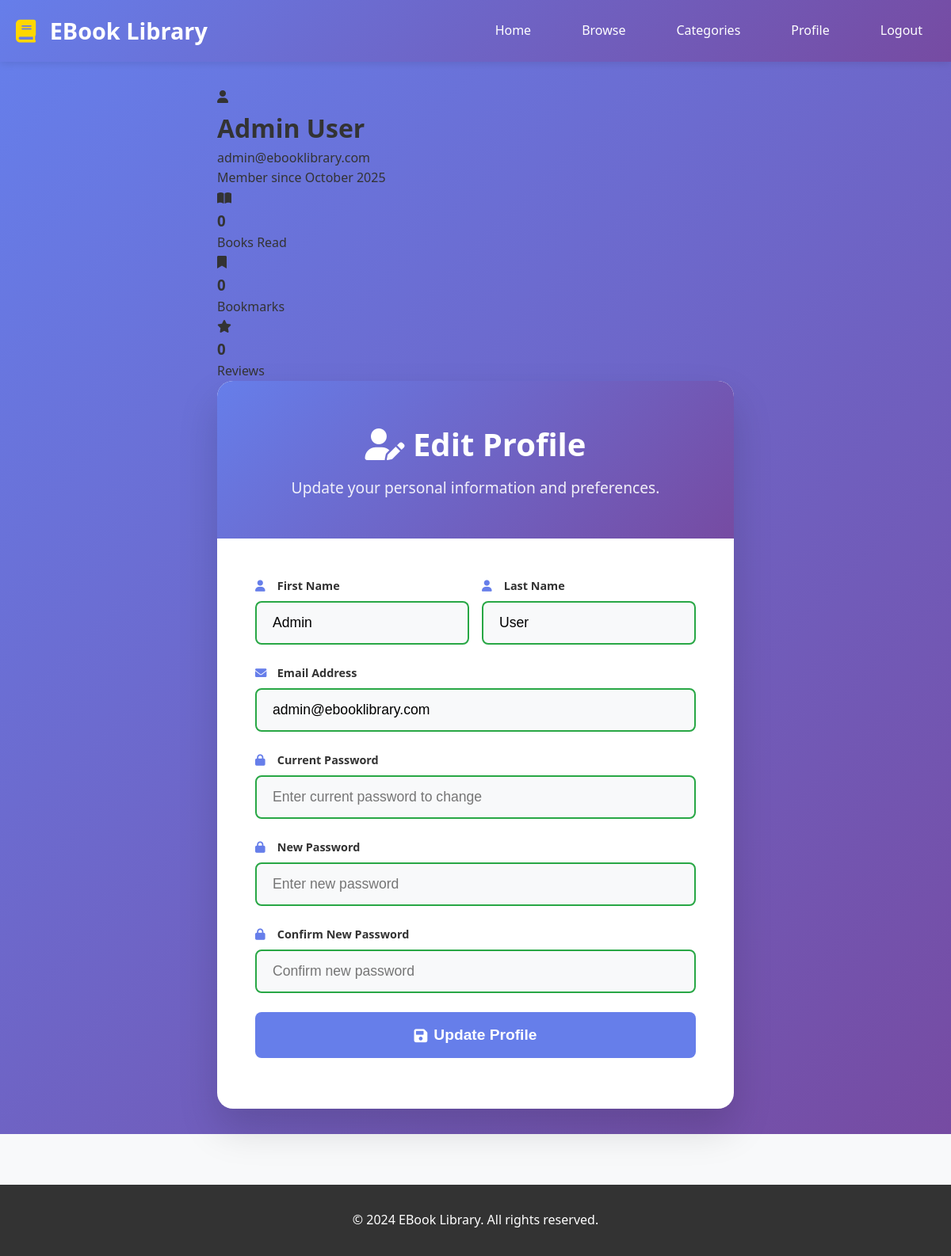
The app's page /profile.php (signed in) with its own data.
### tables this page shows
CREATE TABLE users (
    id INT AUTO_INCREMENT PRIMARY KEY,
    username VARCHAR(50) UNIQUE NOT NULL,
    email VARCHAR(100) UNIQUE NOT NULL,
    password_hash VARCHAR(255) NOT NULL,
    first_name VARCHAR(50) NOT NULL,
    last_name VARCHAR(50) NOT NULL,
    role ENUM('user', 'admin') DEFAULT 'user',
    created_at TIMESTAMP DEFAULT CURRENT_TIMESTAMP,
    updated_at TIMESTAMP DEFAULT CURRENT_TIMESTAMP ON UPDATE CURRENT_TIMESTAMP
);

### config/database.php (called while the page is built, shortened)
<?php
class Database {
    private $connection;
    private function connect() {
        try {
            $this->connection = new PDO(
                "mysql:host=" . DB_HOST . ";dbname=" . DB_NAME . ";charset=utf8mb4",
                DB_USER,
                DB_PASS,
                [
                    PDO::ATTR_ERRMODE => PDO::ERRMODE_EXCEPTION,
                    PDO::ATTR_DEFAULT_FETCH_MODE => PDO::FETCH_ASSOC,
                    PDO::ATTR_EMULATE_PREPARES => false
                ]
            );
        } catch (PDOException $e) {
            die("Connection failed: " . $e->getMessage());
        }
    }
    public function query($sql, $params = []) {
        $stmt = $this->connection->prepare($sql);
        $stmt->execute($params);
        return $stmt;
    }
    public function fetch($sql, $params = []) {
        $stmt = $this->query($sql, $params);
        return $stmt->fetch();
    }
}
?>

### profile.php (the view, shortened to what this page needs)
<?php
require_once 'config/database.php';
$db = new Database();
$user_id = $_SESSION['user_id'];
$user = $db->fetch("SELECT * FROM users WHERE id = ?", [$user_id]);
$stats = $db->fetch("
    SELECT
        COUNT(DISTINCT rp.book_id) as books_read,
        COUNT(DISTINCT bm.book_id) as books_bookmarked,
        COUNT(DISTINCT r.book_id) as books_reviewed
    FROM users u
    LEFT JOIN reading_progress rp ON u.id = rp.user_id
    LEFT JOIN bookmarks bm ON u.id = bm.user_id
    LEFT JOIN reviews r ON u.id = r.user_id
    WHERE u.id = ?
", [$user_id]);
?>
<!DOCTYPE html>
<html lang="en">
<head>
    <link rel="stylesheet" href="assets/css/style.css">
    <link rel="stylesheet" href="assets/css/auth.css">
    <link href="https://cdnjs.cloudflare.com/ajax/libs/font-awesome/6.0.0/css/all.min.css" rel="stylesheet">
</head>
<body>
    <header class="header">
        <nav class="navbar">
            <div class="nav-container">
                <div class="nav-logo">
                    <h2><i class="fas fa-book"></i> EBook Library</h2>
                </div>
                <div class="nav-menu">
                    <a href="index.php" class="nav-link">Home</a>
                    <a href="browse.php" class="nav-link">Browse</a>
                    <a href="categories.php" class="nav-link">Categories</a>
                    <a href="profile.php" class="nav-link active">Profile</a>
                    <a href="logout.php" class="nav-link">Logout</a>
                </div>
            </div>
        </nav>
    </header>
    <main class="auth-main">
        <div class="container">
            <div class="profile-container">
                <div class="profile-header">
                    <div class="profile-avatar">
                        <i class="fas fa-user"></i>
                    </div>
                    <div class="profile-info">
                        <h1><?php echo htmlspecialchars($user['first_name'] . ' ' . $user['last_name']); ?></h1>
                        <p><?php echo htmlspecialchars($user['email']); ?></p>
                        <span class="member-since">Member since <?php echo date('F Y', strtotime($user['created_at'])); ?></span>
                    </div>
                </div>
                <div class="stats-grid">
                    <div class="stat-card">
                        <div class="stat-icon">
                            <i class="fas fa-book-open"></i>
                        </div>
                        <div class="stat-content">
                            <h3><?php echo intval($stats['books_read']); ?></h3>
                            <p>Books Read</p>
                        </div>
                    </div>
                    <div class="stat-card">
                        <div class="stat-icon">
                            <i class="fas fa-bookmark"></i>
                        </div>
                        <div class="stat-content">
                            <h3><?php echo intval($stats['books_bookmarked']); ?></h3>
                            <p>Bookmarks</p>
                        </div>
                    </div>
                    <div class="stat-card">
                        <div class="stat-icon">
                            <i class="fas fa-star"></i>
                        </div>
                        <div class="stat-content">
                            <h3><?php echo intval($stats['books_reviewed']); ?></h3>
                            <p>Reviews</p>
                        </div>
                    </div>
                </div>
                <div class="profile-form-container">
                    <div class="auth-card">
                        <div class="auth-header">
                            <h1><i class="fas fa-user-edit"></i> Edit Profile</h1>
                            <p>Update your personal information and preferences.</p>
                        </div>
                        <form method="POST" class="auth-form">
                            <div class="form-row">
                                <div class="form-group">
                                    <label for="first_name">
                                        <i class="fas fa-user"></i> First Name
                                    </label>
                                    <input type="text" id="first_name" name="first_name"
                                           value="<?php echo htmlspecialchars($user['first_name']); ?>">
                                </div>
                                <div class="form-group">
                                    <label for="last_name">
                                        <i class="fas fa-user"></i> Last Name
                                    </label>
                                    <input type="text" id="last_name" name="last_name"
                                           value="<?php echo htmlspecialchars($user['last_name']); ?>">
                                </div>
                            </div>
                            <div class="form-group">
                                <label for="email">
                                    <i class="fas fa-envelope"></i> Email Address
                                </label>
                                <input type="email" id="email" name="email"
                                       value="<?php echo htmlspecialchars($user['email']); ?>">
                            </div>
                            <div class="form-group">
                                <label for="current_password">
                                    <i class="fas fa-lock"></i> Current Password
                                </label>
                                <input type="password" id="current_password" name="current_password"
                                       placeholder="Enter current password to change">
                            </div>
                            <div class="form-group">
                                <label for="new_password">
                                    <i class="fas fa-lock"></i> New Password
                                </label>
                                <input type="password" id="new_password" name="new_password"
                                       placeholder="Enter new password">
                            </div>
                            <div class="form-group">
                                <label for="confirm_password">
                                    <i class="fas fa-lock"></i> Confirm New Password
                                </label>
                                <input type="password" id="confirm_password" name="confirm_password"
                                       placeholder="Confirm new password">
                            </div>
                            <button type="submit" class="btn btn-primary btn-full">
                                <i class="fas fa-save"></i> Update Profile
                            </button>
                        </form>
                    </div>
                </div>
            </div>
        </div>
    </main>
    <footer class="footer">
        <div class="container">
            <p>&copy; 2024 EBook Library. All rights reserved.</p>
        </div>
    </footer>
</body>
</html>

### assets/css/style.css (style rules this page uses)
* { margin: 0; padding: 0; box-sizing: border-box; }
body { font-family: 'Segoe UI', Tahoma, Geneva, Verdana, sans-serif; line-height: 1.6; color: #333; background-color: #f8f9fa; }
.container { max-width: 1200px; margin: 0 auto; padding: 0 20px; }
.header { background: linear-gradient(135deg, #667eea 0%, #764ba2 100%); color: white; box-shadow: 0 2px 10px rgba(0,0,0,0.1); position: sticky; top: 0; z-index: 1000; }
.navbar { padding: 1rem 0; }
.nav-container { max-width: 1200px; margin: 0 auto; padding: 0 20px; display: flex; justify-content: space-between; align-items: center; }
.nav-logo h2 { font-size: 1.8rem; font-weight: 700; }
.nav-logo i { margin-right: 10px; color: #ffd700; }
.nav-menu { display: flex; gap: 2rem; }
.nav-link { color: white; text-decoration: none; font-weight: 500; transition: color 0.3s ease; padding: 0.5rem 1rem; border-radius: 5px; }
.btn { padding: 0.5rem 1rem; border: none; border-radius: 5px; cursor: pointer; font-weight: 500; text-decoration: none; display: inline-flex; align-items: center; gap: 0.5rem; transition: all 0.3s ease; font-size: 0.9rem; }
.btn-primary { background: #667eea; color: white; flex: 1; justify-content: center; }
.footer { background: #333; color: white; text-align: center; padding: 2rem 0; margin-top: 4rem; }
@media (min-width: 1200px) { .container { max-width: 1400px; } }

### assets/css/auth.css (style rules this page uses)
.auth-main { min-height: calc(100vh - 200px); display: flex; align-items: center; justify-content: center; padding: 2rem 0; background: linear-gradient(135deg, #667eea 0%, #764ba2 100%); }
.auth-card { background: white; border-radius: 15px; box-shadow: 0 20px 40px rgba(0,0,0,0.1); overflow: hidden; animation: slideUp 0.6s ease-out; }
.auth-header { background: linear-gradient(135deg, #667eea 0%, #764ba2 100%); color: white; padding: 2rem; text-align: center; }
.auth-header h1 { font-size: 2rem; margin-bottom: 0.5rem; font-weight: 700; }
.auth-header p { opacity: 0.9; font-size: 1rem; }
.auth-form { padding: 2rem; }
.form-group { margin-bottom: 1.5rem; }
.form-row { display: grid; grid-template-columns: 1fr 1fr; gap: 1rem; }
.form-group label { display: block; margin-bottom: 0.5rem; font-weight: 600; color: #333; font-size: 0.9rem; }
.form-group label i { margin-right: 0.5rem; color: #667eea; width: 16px; }
.form-group input { width: 100%; padding: 12px 15px; border: 2px solid #e1e5e9; border-radius: 8px; font-size: 1rem; transition: all 0.3s ease; background-color: #f8f9fa; }
.form-group input:valid { border-color: #28a745; }
.btn-full { width: 100%; padding: 15px; font-size: 1.1rem; font-weight: 600; border-radius: 8px; transition: all 0.3s ease; margin-bottom: 1rem; }
@media (min-width: 1200px) { .auth-card { border-radius: 20px; box-shadow: 0 25px 50px rgba(0,0,0,0.15); } }
@media (min-width: 1200px) { .auth-header { padding: 3rem; } }
@media (min-width: 1200px) { .auth-header h1 { font-size: 2.5rem; } }
@media (min-width: 1200px) { .auth-header p { font-size: 1.2rem; } }
@media (min-width: 1200px) { .auth-form { padding: 3rem; } }
@media (min-width: 1200px) { .form-group input, .form-group textarea { padding: 15px 20px; font-size: 1.1rem; } }
@media (min-width: 1200px) { .btn-full { padding: 18px; font-size: 1.2rem; } }

### records on screen
users: first_name+last_name "Admin User", email "admin@ebooklibrary.com", created_at "October 2025", first_name "Admin", last_name "User"

### other values on screen
$stats['books_read'] "0"
$stats['books_bookmarked'] "0"
$stats['books_reviewed'] "0"
